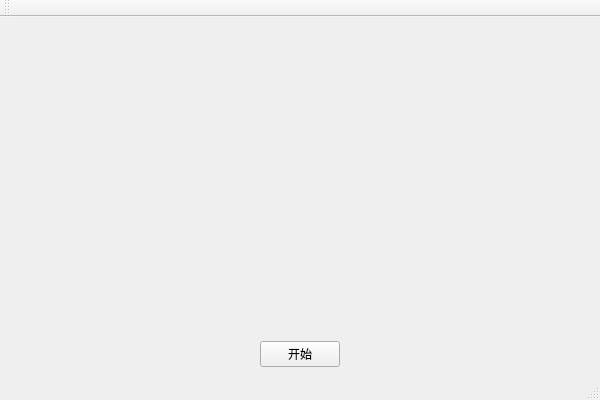
<?xml version="1.0" encoding="UTF-8"?>
<ui version="4.0">
 <class>MainWindowClass</class>
 <widget class="QMainWindow" name="MainWindowClass">
  <property name="geometry">
   <rect>
    <x>0</x>
    <y>0</y>
    <width>600</width>
    <height>400</height>
   </rect>
  </property>
  <property name="windowTitle">
   <string>MainWindow</string>
  </property>
  <widget class="QWidget" name="centralWidget">
   <layout class="QVBoxLayout" name="verticalLayout" stretch="6,1">
    <item>
     <widget class="QLabel" name="lblVideo">
      <property name="text">
       <string/>
      </property>
     </widget>
    </item>
    <item>
     <layout class="QHBoxLayout" name="horizontalLayout">
      <item>
       <spacer name="horizontalSpacer">
        <property name="orientation">
         <enum>Qt::Orientation::Horizontal</enum>
        </property>
        <property name="sizeHint" stdset="0">
         <size>
          <width>40</width>
          <height>20</height>
         </size>
        </property>
       </spacer>
      </item>
      <item>
       <widget class="QPushButton" name="btnStart">
        <property name="text">
         <string>开始</string>
        </property>
       </widget>
      </item>
      <item>
       <spacer name="horizontalSpacer_2">
        <property name="orientation">
         <enum>Qt::Orientation::Horizontal</enum>
        </property>
        <property name="sizeHint" stdset="0">
         <size>
          <width>40</width>
          <height>20</height>
         </size>
        </property>
       </spacer>
      </item>
     </layout>
    </item>
   </layout>
  </widget>
  <widget class="QMenuBar" name="menuBar">
   <property name="geometry">
    <rect>
     <x>0</x>
     <y>0</y>
     <width>600</width>
     <height>21</height>
    </rect>
   </property>
  </widget>
  <widget class="QToolBar" name="mainToolBar">
   <attribute name="toolBarArea">
    <enum>TopToolBarArea</enum>
   </attribute>
   <attribute name="toolBarBreak">
    <bool>false</bool>
   </attribute>
  </widget>
  <widget class="QStatusBar" name="statusBar"/>
 </widget>
 <layoutdefault spacing="6" margin="11"/>
 <resources/>
 <connections/>
</ui>
